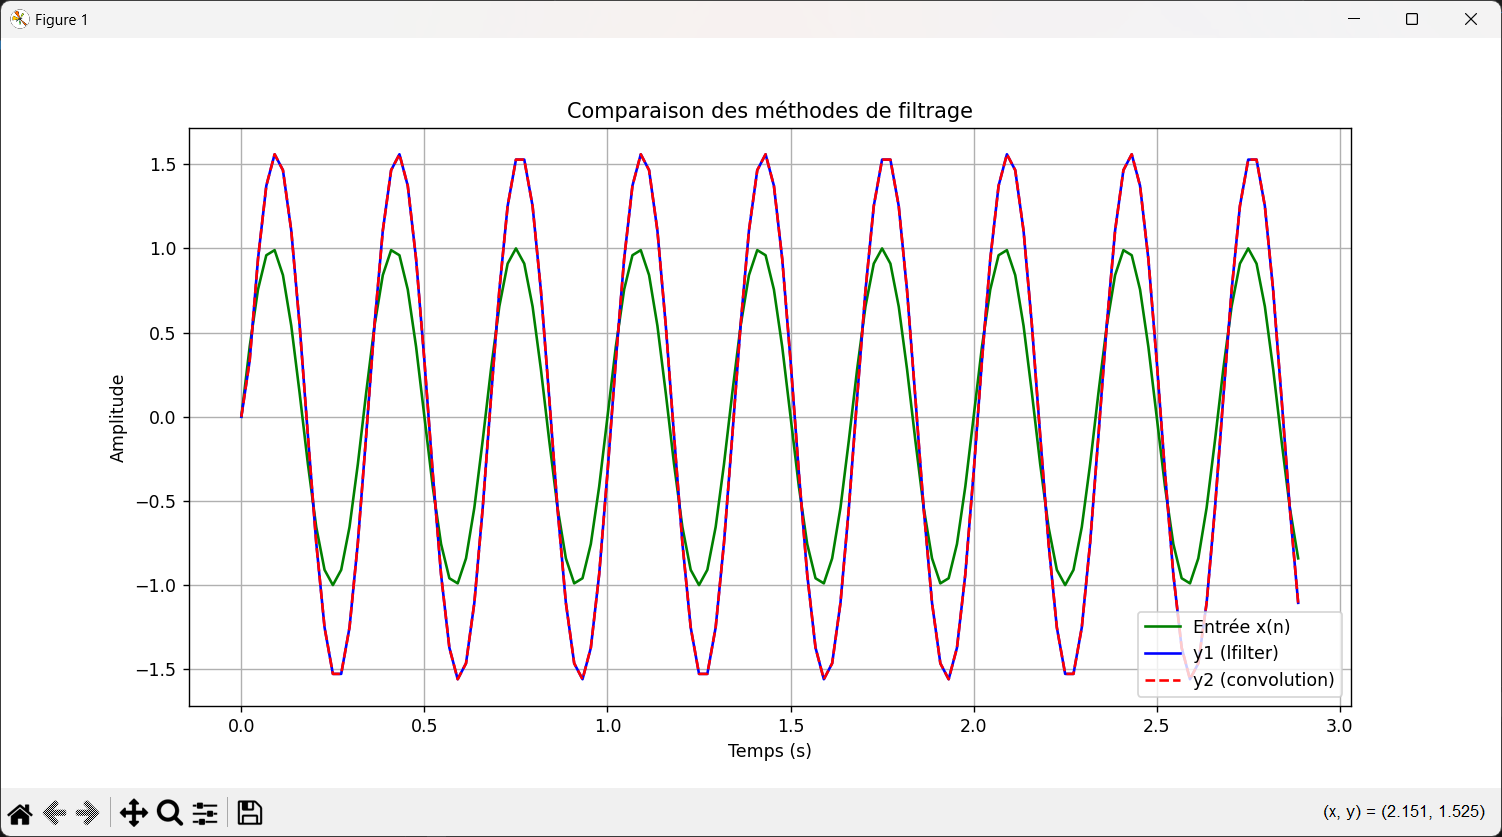

Reproduce this figure in Python.
import numpy as np
import matplotlib.pyplot as plt
import scipy

N = 128      
Fe = 44    

b0, b1 = 0.8, 0.8
b = [b0, b1]
a = [1] 
t = np.arange(N)/Fe
x = np.sin(2*np.pi*3*t)
h = np.array([b0, b1])  

y1 = scipy.signal.lfilter(b,a,x)
y2= scipy.signal.lfilter(h,[1],x)


#affichage
plt.figure(figsize=(12, 6))
plt.plot(t, x, 'g', label='Entrée x(n)')
plt.plot(t, y1, 'b', label='y1 (lfilter)')
plt.plot(t, y2, 'r--', label='y2 (convolution)')
plt.title('Comparaison des méthodes de filtrage')
plt.xlabel('Temps (s)')
plt.ylabel('Amplitude')
plt.legend()
plt.grid()
plt.show()

# Différence entre les deux méthodes
plt.figure()
plt.plot(t, y1-y2)
plt.title('Différence entre y1 et y2')
plt.xlabel('Temps (s)')
plt.ylabel('Amplitude')
plt.grid()
plt.show()
